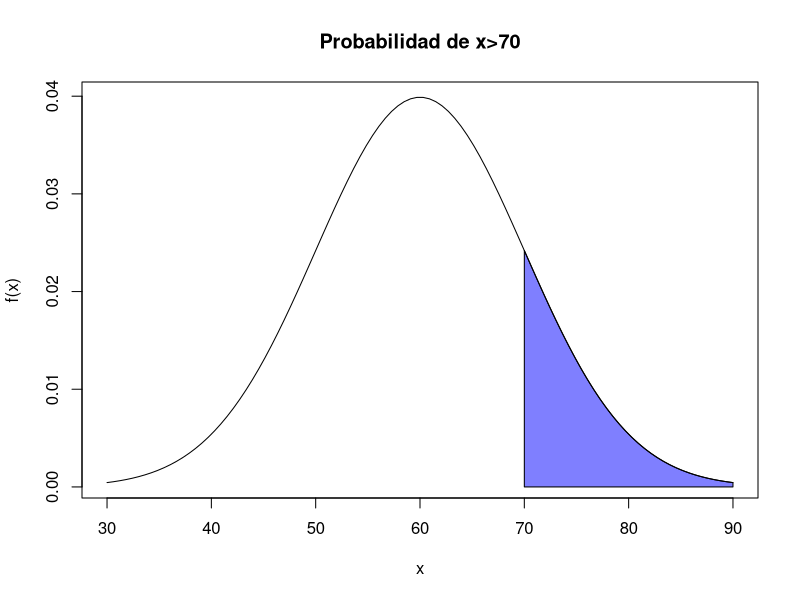
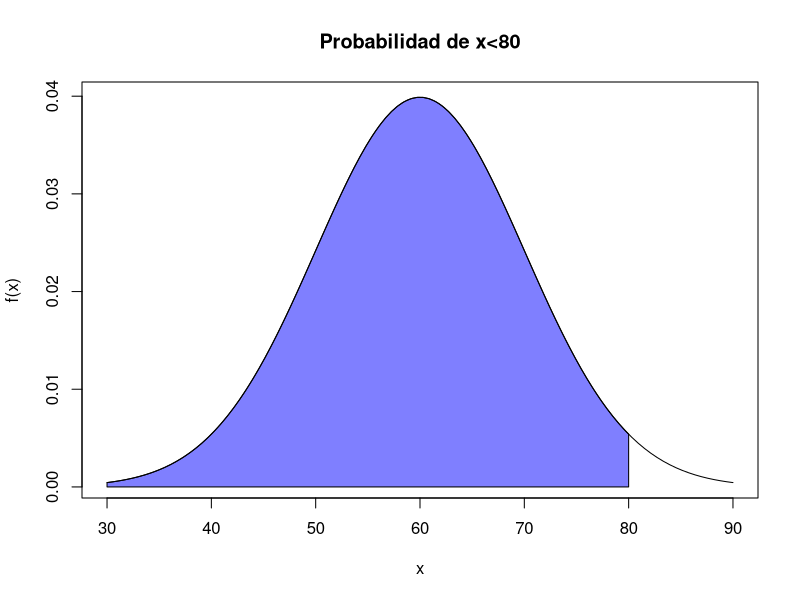
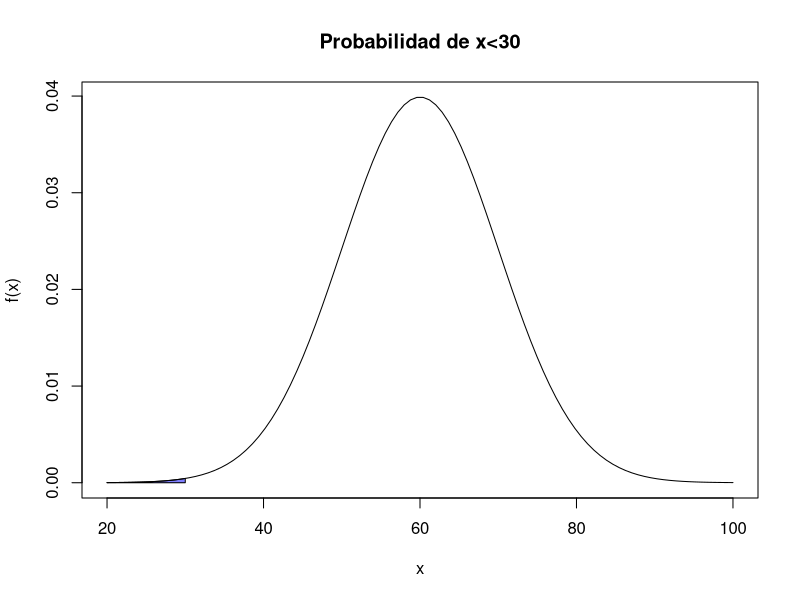
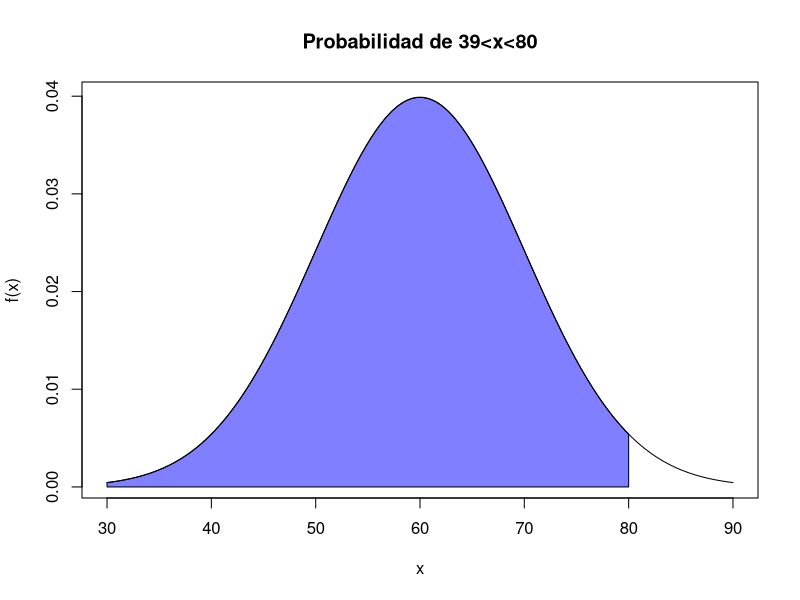

These figures' R source, in order:
# mean: media de la variable normal
# sd: desviacion típica de la variable normal
# lb: límite inferior del área
# ub: límite inferior de área
# acolor: color del area

normal_area <- function(titulo,mean = 0, sd = 1, lb, ub, acolor = "lightgray", ...){
  x <- seq(mean - 3 * sd, mean + 3 * sd, length = 100)
  
  if(missing(lb)){
    lb <- min(x)
  }
  
  if(missing(ub)){
    ub <- max(x)
  }
  
  x2 <- seq(lb, ub, length = 100)
  plot(x, dnorm(x, mean, sd), type = "n", ylab = "f(x)", main=titulo)
  
  y <- dnorm(x2, mean, sd)
  polygon(c(lb, x2, ub), c(0, y, 0), col = acolor)
  lines(x, dnorm(x, mean, sd), type = "l", ...)
  
}

# a) p(x>=70)
mu <- 60
sigma <- 10
x1 = 70
z = (x1-mu)/sigma

pnorm(z, lower.tail = FALSE)

normal_area(titulo="Probabilidad de x>70", mean = mu, sd=sigma, lb=x1, acolor = rgb(0,0,1, alpha=0.5))

# b) p(x<=80)
x1 = 80
z = (x1-mu)/sigma
pnorm(z)

normal_area(titulo="Probabilidad de x<80", mean = mu, sd=sigma, ub=x1, acolor = rgb(0,0,1, alpha=0.5))

# c) P(X<=30)
# Se modifica la función normal_area para que represente la gráfica abarcando 4 sigmas de dispersión en lugar de 3
# y poder empezar el eje X en 20
normal_area2 <- function(titulo,mean = 0, sd = 1, lb, ub, acolor = "lightgray", ...){
  x <- seq(mean - 4 * sd, mean + 4 * sd, length = 100)
  
  if(missing(lb)){
    lb <- min(x)
  }
  
  if(missing(ub)){
    ub <- max(x)
  }
  
  x2 <- seq(lb, ub, length = 100)
  plot(x, dnorm(x, mean, sd), type = "n", ylab = "f(x)", main=titulo)
  
  y <- dnorm(x2, mean, sd)
  polygon(c(lb, x2, ub), c(0, y, 0), col = acolor)
  lines(x, dnorm(x, mean, sd), type = "l", ...)
  
}
x1 = 30
z = (x1-mu)/sigma
pnorm(z)
normal_area2(titulo="Probabilidad de x<30", mean = mu, sd=sigma, ub=x1, acolor = rgb(0,0,1, alpha=0.5))

# e) P(39<=X<=80)
x1 = 39
x2 = 80
z1 = (x1-mu)/sigma
z2 = (x2-mu)/sigma
pnorm(z2)-pnorm(z1)

normal_area(titulo="Probabilidad de 39<x<80", mean = mu, sd=sigma, b=x1, ub=x2, acolor = rgb(0,0,1, alpha=0.5))